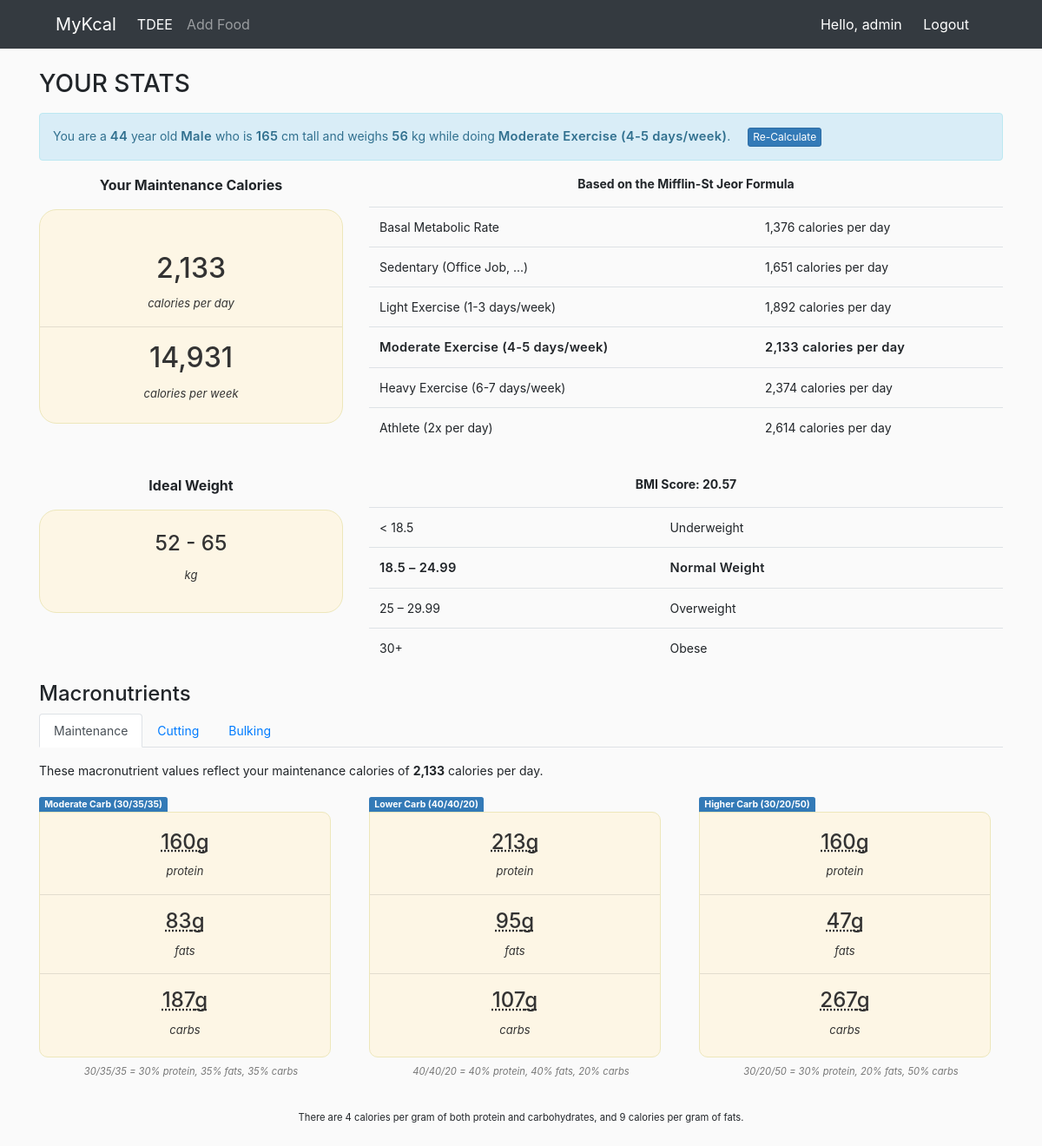
Page /profile/ (signed in) on the committed database.
### MyKcal/models.py (models this page shows, shortened)
class UserProfile(models.Model):
    user = models.OneToOneField(User, on_delete=models.CASCADE, primary_key=True)
    GENDER_CHOICES = (
      ('Male', 'Male'),
      ('Female', 'Female'),
    )
    gender = models.CharField(max_length=10, choices=GENDER_CHOICES)
    age=models.IntegerField()
    weight=models.IntegerField()
    height=models.IntegerField()
    activity=models.ForeignKey(Activity, on_delete=models.CASCADE)
    calories=models.IntegerField(default=0, blank=True)

class Activity(models.Model):
    ACTIVITIES_CHOICES=(
      ('Sedentary (Office Job, ...)','Sedentary (Office Job, ...)'),
      ('Light Exercise (1-3 days/week)','Light Exercise (1-3 days/week)'),
      ('Moderate Exercise (4-5 days/week)','Moderate Exercise (4-5 days/week)'),
      ('Heavy Exercise (6-7 days/week)','Heavy Exercise (6-7 days/week)'),
      ('Athlete (2x per day)','Athlete (2x per day)'),
    )
    name=models.CharField(max_length=50, choices=ACTIVITIES_CHOICES)
    score=models.DecimalField(max_digits=5, decimal_places=3)

### MyKcal/views.py (the view)
# urls.py: path('profile/', views.profile, name='profile'),
@login_required(login_url='login')
def profile(request):
    try:
        profile = UserProfile.objects.get(user_id = request.user.id)
    except UserProfile.DoesNotExist:
        return redirect('createProfile')
    bmr_base = round((10*profile.weight) + (6.25*profile.height) - (5*profile.age))
    bmr = bmr_base + 5 if profile.gender == 'Male' else bmr_base - 161
    calories_day = round(bmr*profile.activity.score)
    calories_day_format = '{:,}'.format(calories_day)
    calories_week = calories_day*7
    activities = []
    for act in Activity.objects.all():
        activities.append({
            'id': act.id,
            'name': act.name,
            'calories': '{:,}'.format(round(bmr*act.score)),
        })
    max_h = profile.height if profile.height < 100 else profile.height - 100
    min_h = round(max_h*0.8)
    bmi = round((profile.weight*10000)/(profile.height*profile.height), 2)
    cutting_calories = calories_day - 500
    cutting_calories_format = '{:,}'.format(cutting_calories)
    bulking_calories = calories_day + 500
    bulking_calories_format = '{:,}'.format(bulking_calories)
    context = {
        'profile': profile,
        'calories': {
            'day': calories_day_format,
            'week': '{:,}'.format(calories_week),
        },
        'bmr': '{:,}'.format(bmr),
        'activities': activities,
        'weight': {'max':  max_h, 'min': min_h},
        'bmi': bmi,
        'bmi_scores': [
            {'name': 'Underweight', 'score': '< 18.5', 'valid': bmi < 18.5},
            {'name': 'Normal Weight', 'score': '18.5 – 24.99', 'valid': 18.5 <= bmi<=  24.99},
            {'name': 'Overweight', 'score': '25 – 29.99', 'valid': 25 <= bmi <= 29.99},
            {'name': 'Obese', 'score': '30+', 'valid': bmi > 30},
        ],
        'macros': [
            {
                'name': 'maintenance',
                'intro': f'These macronutrient values reflect your maintenance calories of <strong>{calories_day_format}</strong> calories per day.',
                'data': getMacrosData(calories_day),
            },
            {
                'name': 'cutting',
                'intro': f'These macronutrient values reflect your cutting calories of <strong>{cutting_calories_format}</strong> calories per day, which is a <strong>500</strong> calorie per day deficit from your maintenance of <strong>{calories_day_format}</strong> calories per day.',
                'data': getMacrosData(cutting_calories),
            },
            {
                'name': 'bulking',
                'intro': f'These macronutrient values reflect your bulking calories of <strong>{bulking_calories_format}</strong> calories per day, which is <strong>+500</strong> calories per day from your maintenance of <strong>{calories_day_format}</strong> calories per day.',
                'data': getMacrosData(bulking_calories),
            }
        ]
    }
    return render(request, 'profile/profile.html', context)

### MyKcal/helpers.py (called while the page is built)
def getMacrosData(calories_day):
  return [
    {
      'name': 'Moderate Carb (30/35/35)',
      'protein': round((calories_day*0.3)/4),
      'fats': round((calories_day*0.35)/9),
      'carbs': round((calories_day*0.35)/4),
      'explain': '30/35/35 = 30% protein, 35% fats, 35% carbs'
    },
    {
      'name': 'Lower Carb (40/40/20)',
      'protein': round((calories_day*0.4)/4),
      'fats': round((calories_day*0.4)/9),
      'carbs': round((calories_day*0.2)/4),
      'explain': '40/40/20 = 40% protein, 40% fats, 20% carbs'
    },
    {
      'name': 'Higher Carb (30/20/50)',
      'protein': round((calories_day*0.3)/4),
      'fats': round((calories_day*0.2)/9),
      'carbs': round((calories_day*0.5)/4),
      'explain': '30/20/50 = 30% protein, 20% fats, 50% carbs'
    }
  ]

### MyKcal/templates/profile/profile.html (shortened to what this page needs)
{% load static %}
<!DOCTYPE html>
<html lang="en">
  <head>
    <link rel="stylesheet" href="https://stackpath.bootstrapcdn.com/bootstrap/4.5.0/css/bootstrap.min.css"
0>
  </head>
  <body>
    {% include 'nav.html' %}
    <div class="container">
      {% block content %}
        <div class="tdee-caculator my-4">
          <h3>YOUR STATS</h3>
          <div class="summary-input my-3">
            You are a <span class="hightlight">{{ profile.age }}</span> year old <span class="hightlight">{{ profile.gender }}</span> who is <span class="hightlight">{{ profile.height }}</span> cm tall and weighs <span class="hightlight">{{ profile.weight }}</span> kg while doing <span class="hightlight">{{ profile.activity.name }}</span>.
            <a class="btn btn-primary btn-xs ml-3" href="{% url 'updateProfile' id=profile.pk %}">Re-Calculate</a>
          </div>
          <div class="row gx-4 mb-3">
            <div class="col-4">
              <p class="mb-3 font-weight-bold text-center">Your Maintenance Calories</p>
              <div class="h-75 maintenance-calories">
                <div class="pt-5">
                  <h2>{{ calories.day }}</h2>
                  <span class="cals">calories per day</span>
                </div>
                <hr>
                <div class="">
                  <h2>{{ calories.week }}</h2>
                  <span class="cals">calories per week</span>
                </div>
              </div>
            </div>
            <div class="col-8 tdee-table">
              <p class="mb-3 font-weight-bold text-center">Based on the Mifflin-St Jeor Formula</p>
              <table class="table">
                <tbody>
                  <tr>
                    <td>Basal Metabolic Rate</td>
                    <td>{{ bmr }} calories per day</td>
                  </tr>
                  {% for activity in activities %}
                    <tr {% if activity.id == profile.activity_id %}class="hightlight"{% endif %}>
                      <td>{{activity.name}} </td>
                      <td>{{activity.calories}} calories per day</td>
                    </tr>
                  {% endfor %}
                </tbody>
              </table>
            </div>
          </div>
          <div class="row gx-4">
            <div class="col-4 ideal-weigh">
              <p class="mb-3 font-weight-bold text-center">Ideal Weight</p>
              <div class="h-50 text-center maintenance-calories py-4">
                <h4>{{weight.min}} - {{weight.max}} </h4>
                <span class="cals">kg</span>
              </div>
            </div>
            <div class="col-8 bmi-table">
              <p class="mb-3 font-weight-bold text-center">BMI Score: {{bmi}}</p>
              <table class="table">
                <tbody>
                  {% for sco in bmi_scores %}
                    <tr {% if sco.valid %}class="hightlight"{% endif %}>
                      <td>{{sco.score}}</td>
                      <td>{{sco.name}} </td>
                    </tr>
                  {% endfor %}
                </tbody>
              </table>
            </div>
          </div>
          <div class="macronutrients">
            <h4>Macronutrients</h4>
            <ul class="nav nav-tabs mb-3" id="macro-tabs">
              <li class="nav-item">
                <a class="nav-link active" href="#maintenance" aria-controls="maintenance" role="tab" data-toggle="tab" aria-expanded="true">Maintenance</a>
              </li>
              <li class="nav-item">
                <a class="nav-link" href="#cutting" aria-controls="cutting" role="tab" data-toggle="tab" aria-expanded="false">Cutting</a>
              </li>
              <li class="nav-item">
                <a class="nav-link" href="#bulking" aria-controls="bulking" role="tab" data-toggle="tab" aria-expanded="false">Bulking</a>
              </li>
            </ul>
            <div class="tab-content">
              {% for macro in macros %}
                <div role="tabpanel" class="tab-pane {% if macro.name == 'maintenance' %}active{% endif %}" id={{macro.name}}>
                  <p>{{macro.intro | safe}}</p>
                  <div class="row">
                    {% for diet in macro.data %}
                      <div class="col-sm-4">
                        <span class="label label-primary text-center type">{{diet.name}}</span>
                        <div class="macrobox">
                          <div>
                            <h4><abbr title="calories">{{diet.protein}}g</abbr></h4>
                            <span class="cals">protein</span>
                          </div>
                          <hr>
                          <div>
                            <h4><abbr title="calories">{{diet.fats}}g</abbr></h4>
                            <span class="cals">fats</span>
                          </div>
                          <hr>
                          <div>
                            <h4><abbr title="calories">{{diet.carbs}}g</abbr></h4>
                            <span class="cals">carbs</span>
                          </div>
                        </div>
                        <p class="mt-1 text-center explain">
                          <small>{{diet.explain}}</small>
                        </p>
                      </div>
                    {% endfor %}
                  </div>
              </div>
              {% endfor %}
            </div>
            <p class="mt-3 text-center">
              <small>There are 4 calories per gram of both protein and carbohydrates, and 9 calories per gram of fats.</small>
            </p>
          </div>
        </div>
      {% endblock %}
    </div>
  </body>
</html>

### MyKcal/templates/nav.html (shortened to what this page needs)
{% load static %}
<nav class="navbar navbar-expand-lg navbar-dark bg-dark">
  <a class="navbar-brand ml-5" href="{% url 'home' %}">MyKcal</a>
  <div class="collapse navbar-collapse" id="navbarNavAltMarkup">
    <div class="navbar-nav">
      {% if request.user.pk %}
        <a class="nav-item nav-link active" href="{% url 'profile' %}">TDEE<span class="sr-only">(current)</span></a>
        <a class="nav-item nav-link" href={% url 'addFood' %}>Add Food</a>
      {% endif %}
    </div>
  </div>
  <div class="mr-5">
    {% if request.user.pk %}
      <span class="hello-msg">Hello, {{request.user}}</span>
      <span >
        <a class="hello-msg" href="{% url 'logout' %}">Logout</a>
      </span>
    {% else %}
      <span >
        <a class="hello-msg" href="{% url 'login' %}">Login</a>
      </span>
    {% endif %}
  </div>
</nav>

### MyKcal/templates/profile/profile.html (style rules this page uses)
body { background-color: #FAFAFA; }
.summary-input { padding: 15px; margin-bottom: 20px; border: 1px solid transparent; border-radius: 4px; color: #31708f; background-color: #d9edf7; border-color: #bce8f1; font-size: 14px; }
.btn-xs { padding: 1px 5px; font-size: 12px; line-height: 1.5; border-radius: 3px; color: #fff; background-color: #337ab7; border-color: #2e6da4; }
.maintenance-calories { background: #fdf6e5; color: #333; position: relative; border-radius: 20px; text-align: center; border: 1px solid #ede7bb; }
.cals { font-size: 13px; font-style: italic; }
.tdee-table, .bmi-table { font-size: 14px; }
.hightlight { font-weight: 600; font-size: 105%; letter-spacing: 0.3px; }
.macronutrients { font-size: 14px; }
.tab-content .label { border-bottom-left-radius: 0px; border-bottom-right-radius: 0px; padding: 0.2em 0.6em 0.4em; }
.label-primary { background-color: #337ab7; }
.label { font-size: 75%; font-weight: 700; line-height: 1; color: #fff; text-align: center; white-space: nowrap; vertical-align: baseline; border-radius: 0.25em; }
.macrobox { background: #fdf6e5; width: 96%; color: #333; position: relative; border-bottom-left-radius: 10px; border-bottom-right-radius: 10px; border-top-right-radius: 10px; text-align: center; border: 1px solid #ede7bb; padding-left: 0; padding-right: 0; padding-top: 20px; padding-bottom: 20px; }
.explain { color: #777; font-style: italic; }

### MyKcal/templates/nav.html (style rules this page uses)
.hello-msg { margin-right: 20px; color: white; }

### rows in the picture
UserProfile: age "44", gender "Male", height "165", weight "56", activity.name "Moderate Exercise (4-5 days/week)"
Activity: name "Sedentary (Office Job, ...)"
Activity: name "Light Exercise (1-3 days/week)"
Activity: name "Moderate Exercise (4-5 days/week)"
Activity: name "Heavy Exercise (6-7 days/week)"
Activity: name "Athlete (2x per day)"

### other values in the picture
{{ request.user }} "admin"
{{ calories.day }} "2,133"
{{ calories.week }} "14,931"
{{ bmr }} "1,376"
{{ activity.calories }} "1,651" "1,892" "2,133" "2,374" "2,614"
{{ weight.min }} "52"
{{ weight.max }} "65"
{{ bmi }} "20.57"
{{ sco.score }} "< 18.5" "18.5 – 24.99" "25 – 29.99" "30+"
{{ sco.name }} "Underweight" "Normal Weight" "Overweight" "Obese"
{{ macro.intro | safe }} "These macronutrient values reflect your maintenance calories of 2,133 calories per day."
{{ diet.name }} "Moderate Carb (30/35/35)" "Lower Carb (40/40/20)" "Higher Carb (30/20/50)"
{{ diet.protein }} "160" "213" "160"
{{ diet.fats }} "83" "95" "47"
{{ diet.carbs }} "187" "107" "267"
